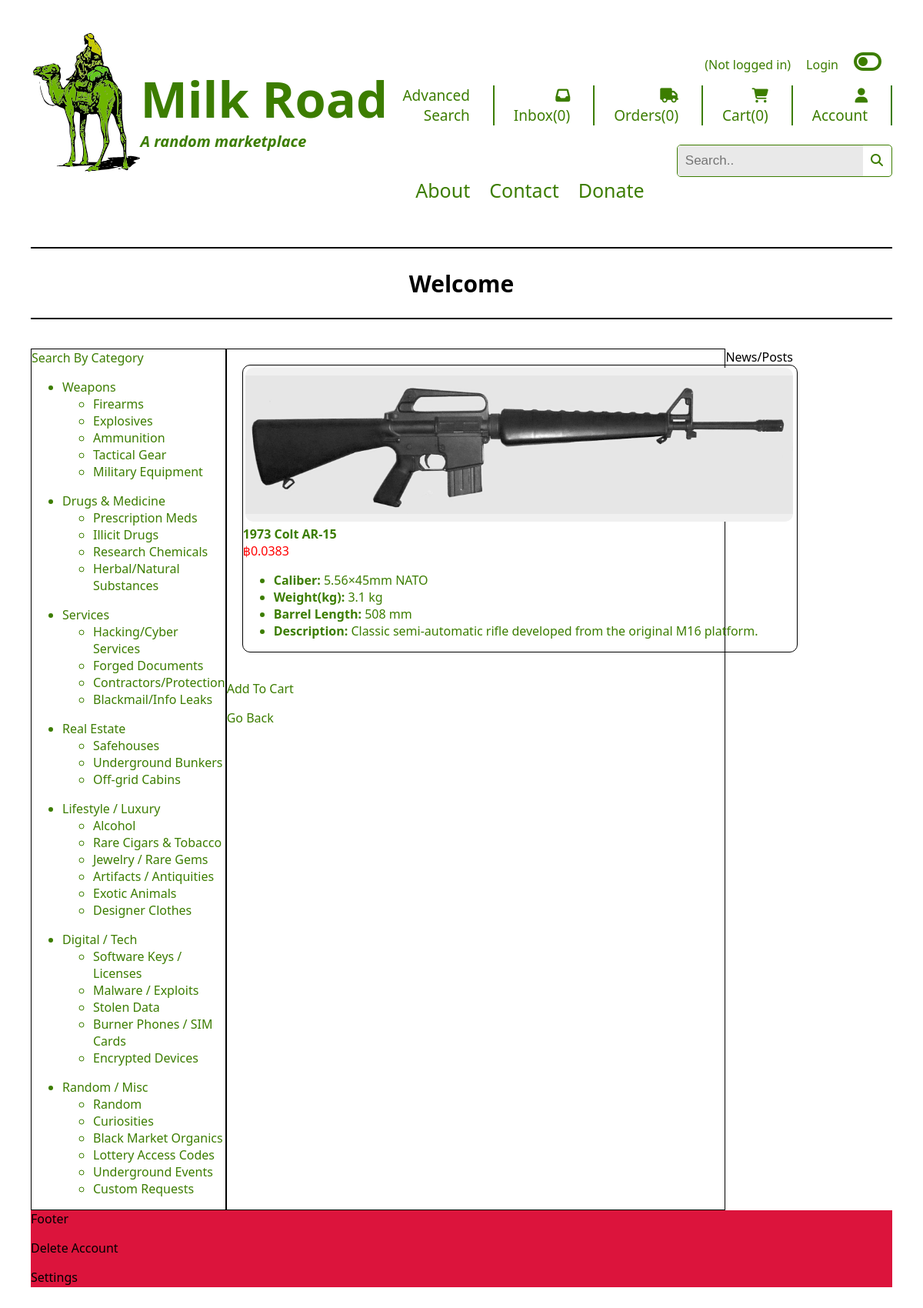
Page /product/1 on the committed database.
### tables this page shows
CREATE TABLE Products (
    serialNum INTEGER PRIMARY KEY AUTOINCREMENT,
    name TEXT,
    category TEXT, -- 'weapon', 'drug', 'property', 'service', etc.
    price REAL,
    image BLOB,
    description TEXT
);

CREATE TABLE Firearms (
    serialNum INTEGER,
    caliber TEXT,
    weight TEXT,
    barrel_length TEXT,
    FOREIGN KEY (serialNum) REFERENCES Products(serialNum)
);

### app.py (the view)
@app.route("/product/<int:serialNum>")
def product(serialNum):
    db = get_db()
    product = db.execute(""" SELECT * FROM Products
                             WHERE serialNum = ?;""", (serialNum, )).fetchone()
    if product['category'] == 'firearm':
        details = db.execute(""" SELECT * FROM Firearms
                                 WHERE serialNum = ?;""",(serialNum, )).fetchone()
    elif product['category'] == 'explosive':
        details = db.execute(""" SELECT * FROM Explosives
                                 WHERE SerialNum = ?;""", (serialNum, )).fetchone()
    elif product['category'] == 'ammunition':
        details = db.execute(""" SELECT * FROM Ammunition
                                 WHERE SerialNum = ?;""", (serialNum, )).fetchone()
    elif product['category'] == 'tactical_gear':
        details = db.execute(""" SELECT * FROM Tactical_Gear
                                 WHERE SerialNum = ?;""", (serialNum, )).fetchone()
    elif product['category'] == 'military_equipment':
        details = db.execute(""" SELECT * FROM Military_Equipment
                                 WHERE SerialNum = ?;""", (serialNum, )).fetchone()
    elif product['category'] == 'prescription_meds':
        details = db.execute(""" SELECT * FROM Prescription_Meds
                                 WHERE SerialNum = ?;""", (serialNum, )).fetchone()
    elif product['category'] == 'illicit_drugs':
        details = db.execute(""" SELECT * FROM Illicit_Drugs
                                 WHERE SerialNum = ?;""", (serialNum, )).fetchone()
    elif product['category'] == 'research_chemicals':
        details = db.execute(""" SELECT * FROM Research_Chemicals
                                 WHERE SerialNum = ?;""", (serialNum, )).fetchone()
    elif product['category'] == 'herbal_natural_substances':
        details = db.execute(""" SELECT * FROM Herbal_Natural_Substances
                                 WHERE SerialNum = ?;""", (serialNum, )).fetchone()
    elif product['category'] == 'hacking_cyber_services':
        details = db.execute(""" SELECT * FROM  Hacking_Cyber_Services
                                 WHERE SerialNum = ?;""", (serialNum, )).fetchone()
    elif product['category'] == 'forged_documents':
        details = db.execute(""" SELECT * FROM Forged_Documents
                                 WHERE SerialNum = ?;""", (serialNum, )).fetchone()
    elif product['category'] == 'contractors_protection':
        details = db.execute(""" SELECT * FROM Contractors_Protection
                                 WHERE SerialNum = ?;""", (serialNum, )).fetchone()
    elif product['category'] == 'blackmail_info_leaks':
        details = db.execute(""" SELECT * FROM Blackmail_Info_Leaks
                                 WHERE SerialNum = ?;""", (serialNum, )).fetchone()
    elif product['category'] == 'safehouses':
        details = db.execute(""" SELECT * FROM Safehouses
                                 WHERE SerialNum = ?;""", (serialNum, )).fetchone()
    elif product['category'] == 'underground_bunkers':
        details = db.execute(""" SELECT * FROM Underground_Bunkers
                                 WHERE SerialNum = ?;""", (serialNum, )).fetchone()
    elif product['category'] == ' off_grid_cabins':
        details = db.execute(""" SELECT * FROM  Off_grid_Cabins
                                 WHERE SerialNum = ?;""", (serialNum, )).fetchone()
    elif product['category'] == 'alcohol':
        details = db.execute(""" SELECT * FROM Alcohol
                                 WHERE SerialNum = ?;""", (serialNum, )).fetchone()
    elif product['category'] == 'rare_cigars_tobacco':
        details = db.execute(""" SELECT * FROM Rare_Cigars_Tobacco
                                 WHERE SerialNum = ?;""", (serialNum, )).fetchone()
    elif product['category'] == 'jewelry_rare_gems':
        details = db.execute(""" SELECT * FROM Jewelry_Rare_Gems
                                 WHERE SerialNum = ?;""", (serialNum, )).fetchone()
    elif product['category'] == 'artifacts_antiquities':
        details = db.execute(""" SELECT * FROM Artifacts_Antiquities
                                 WHERE SerialNum = ?;""", (serialNum, )).fetchone()
    elif product['category'] == 'exotic_animals':
        details = db.execute(""" SELECT * FROM Exotic_Animals
                                 WHERE SerialNum = ?;""", (serialNum, )).fetchone()
    elif product['category'] == 'designer_clothes':
        details = db.execute(""" SELECT * FROM Designer_Clothes
                                 WHERE SerialNum = ?;""", (serialNum, )).fetchone()
    elif product['category'] == 'software_keys_licenses':
        details = db.execute(""" SELECT * FROM Software_Keys_Licenses
                                 WHERE SerialNum = ?;""", (serialNum, )).fetchone()
    elif product['category'] == 'malware_exploits':
        details = db.execute(""" SELECT * FROM Malware_Exploits
                                 WHERE SerialNum = ?;""", (serialNum, )).fetchone()
    elif product['category'] == 'stolen_data':
        details = db.execute(""" SELECT * FROM Stolen_Data
                                 WHERE SerialNum = ?;""", (serialNum, )).fetchone()
    elif product['category'] == 'burner_phones_sim_cards':
        details = db.execute(""" SELECT * FROM Burner_Phones_SIM_Cards
                                 WHERE SerialNum = ?;""", (serialNum, )).fetchone()
    elif product['category'] == 'encrypted_devices':
        details = db.execute(""" SELECT * FROM Encrypted_Devices
                                 WHERE SerialNum = ?;""", (serialNum, )).fetchone()
    elif product['category'] == 'random':
        details = db.execute(""" SELECT * FROM Random
                                 WHERE SerialNum = ?;""", (serialNum, )).fetchone()
    elif product['category'] == 'curiosities':
        details = db.execute(""" SELECT * FROM Curiosities
                                 WHERE SerialNum = ?;""", (serialNum, )).fetchone()
    elif product['category'] == ' black_market_organics':
        details = db.execute(""" SELECT * FROM  Black_Market_Organics
                                 WHERE SerialNum = ?;""", (serialNum, )).fetchone()
    elif product['category'] == 'lottery_access_codes':
        details = db.execute(""" SELECT * FROM Lottery_Access_Codes
                                 WHERE SerialNum = ?;""", (serialNum, )).fetchone()
    elif product['category'] == 'underground_events':
        details = db.execute(""" SELECT * FROM Underground_Events
                                 WHERE SerialNum = ?;""", (serialNum, )).fetchone()
    elif product['category'] == 'custom_requests':
        details = db.execute(""" SELECT * FROM Custom_Requests
                                 WHERE SerialNum = ?;""", (serialNum, )).fetchone()
    return render_template("item_details.html", product=product, details=details)

### app.py (called while the page is built)
@app.before_request
def show_logged_user():
    g.user =session.get("first_name", None)
    g.funds = session.get('funds', None) # getting funds from session in login with whatever user is on at that time
    g.user_id = session.get('user_id', None)
    print(f'{g.user_id}')

@app.context_processor # This decorator runs whenever a template is rendered*(doesnt matter which one), It will automically be added to every template. You dont need to rewirtie product=product in every route
def inject_cart_count():
    cart = session.get("cart", {}) # getting the 'cart' key from the flask session if it exists
    total_cart_count = sum(cart.values()) # summing all cart values together
    return dict(total_cart_count=total_cart_count)  # returning a dict(total_cart_count with a total count that can be shown in any html template YAYAYAYA)

### database.py (called while the page is built)
def get_db():
    if "db" not in g:
        g.db = sqlite3.connect(DATABASE,
            detect_types=sqlite3.PARSE_DECLTYPES
        )
        g.db.row_factory = sqlite3.Row
    return g.db

### templates/item_details.html (shortened to what this page needs)
{% extends 'base.html' %}
{% block main_content %}
<div id="single_item_grid">
    <div id="single_item_container">
        <a href="{{ url_for('product', serialNum=product['serialNum']) }}">
            <img src="/{{ product['image'] }}">
        </a>
        <div id="item_name">
            <a href="{{ url_for('product', serialNum=product['serialNum']) }}">
                <b>{{ product["name"] }}</b>
            </a>
        </div>
    <div id="item_price">฿{{ product["price"] }}</div>
    {% if product['category'] == 'firearm'  %}
    <ul>
        <li id="item_name"><b>Caliber:</b> {{ details["caliber"] }}</li>
        <li id="item_name"><b>Weight(kg):</b> {{ details["weight"] }}</li>
        <li id="item_name"><b>Barrel Length:</b> {{ details["barrel_length"] }}</li>
        <li id="item_name"><b>Description:</b> {{ product["description"] }}</li>
    </ul>
    {% endif %}
    </div>
</div>
<p id="item_name">
    <a href="{{ url_for('add_to_cart', serialNum=product['serialNum']) }}">Add To Cart</a>
</p>
<p id="item_name">
    <a href="{{ url_for('index') }}">Go Back</a>
</p>
{% endblock %}

### static/styles/styles.css (style rules this page uses)
body { margin: 20px; padding: 20px; font-family:'Segoe UI', Tahoma, Geneva, Verdana, sans-serif; }
a { text-decoration: none; color: inherit; }
img { height: 90%; margin-left: 3px; margin-top: 3px; }
#item_name, .categories { color: #3C7D00; }
#item_price { color: red; }
#single_item_grid { display: grid; grid-template-columns: repeat(3, 1fr); gap: 10px; padding: 20px; }
#single_item_grid img { width: 712px; height: 200px; object-fit: contain; background-color: #f0f0f0; border-radius: 10px; }
#single_item_container { border: 1px solid black; border-radius: 10px; width: 45em; }

### static/styles/dark_mode.css (style rules this page uses)
body, .header, .nav, .marquee, .categories, .news, .main, .footer { transition: background-color 1s, color 0.2s, text-shadow 0.2s; }

### rows in the picture
Products: image (picture), name "1973 Colt AR-15", price "0.0383", description "Classic semi-automatic rifle developed from the original M16 platform."
Firearms: caliber "5.56×45mm NATO", weight "3.1 kg", barrel_length "508 mm"
